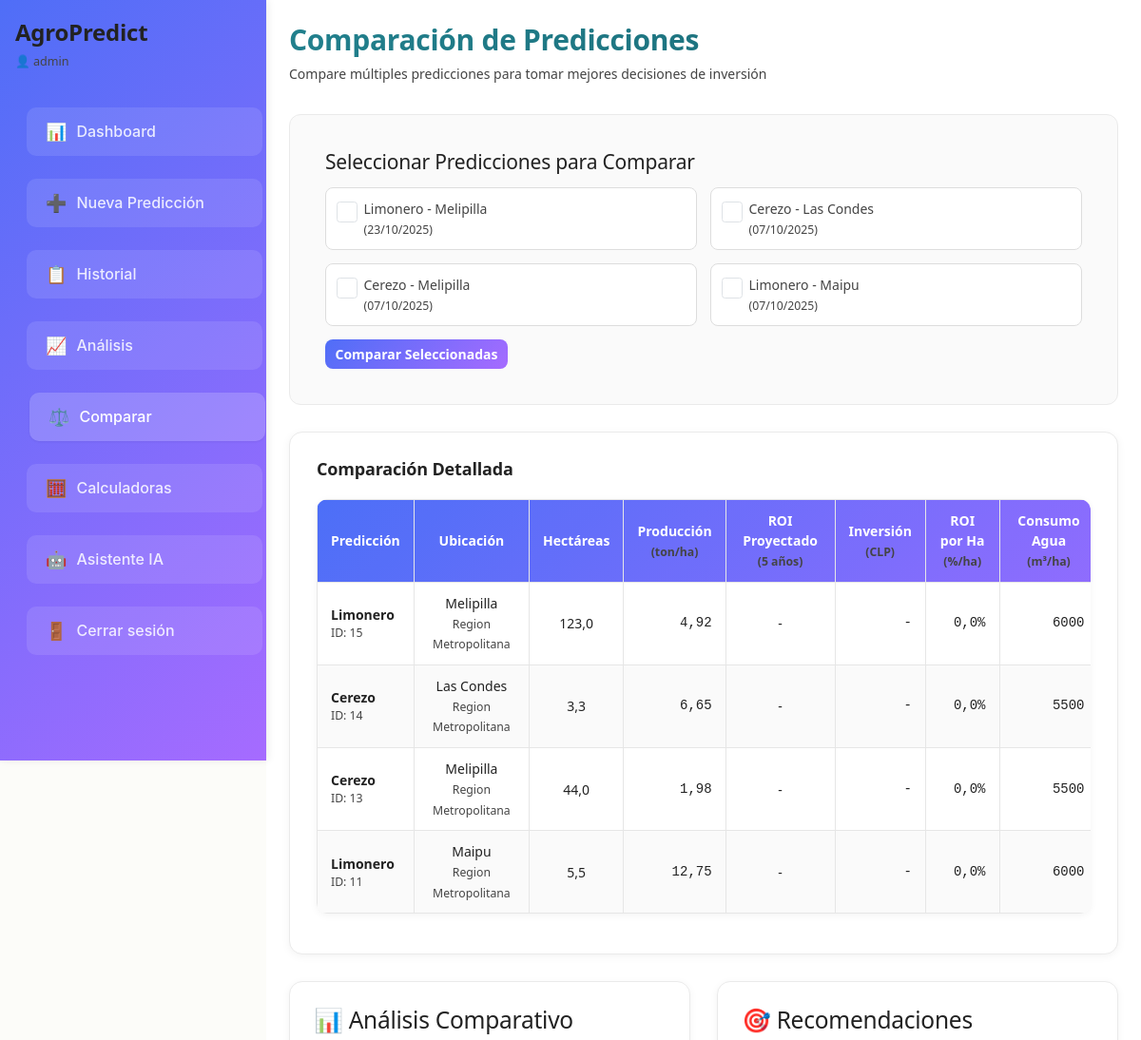
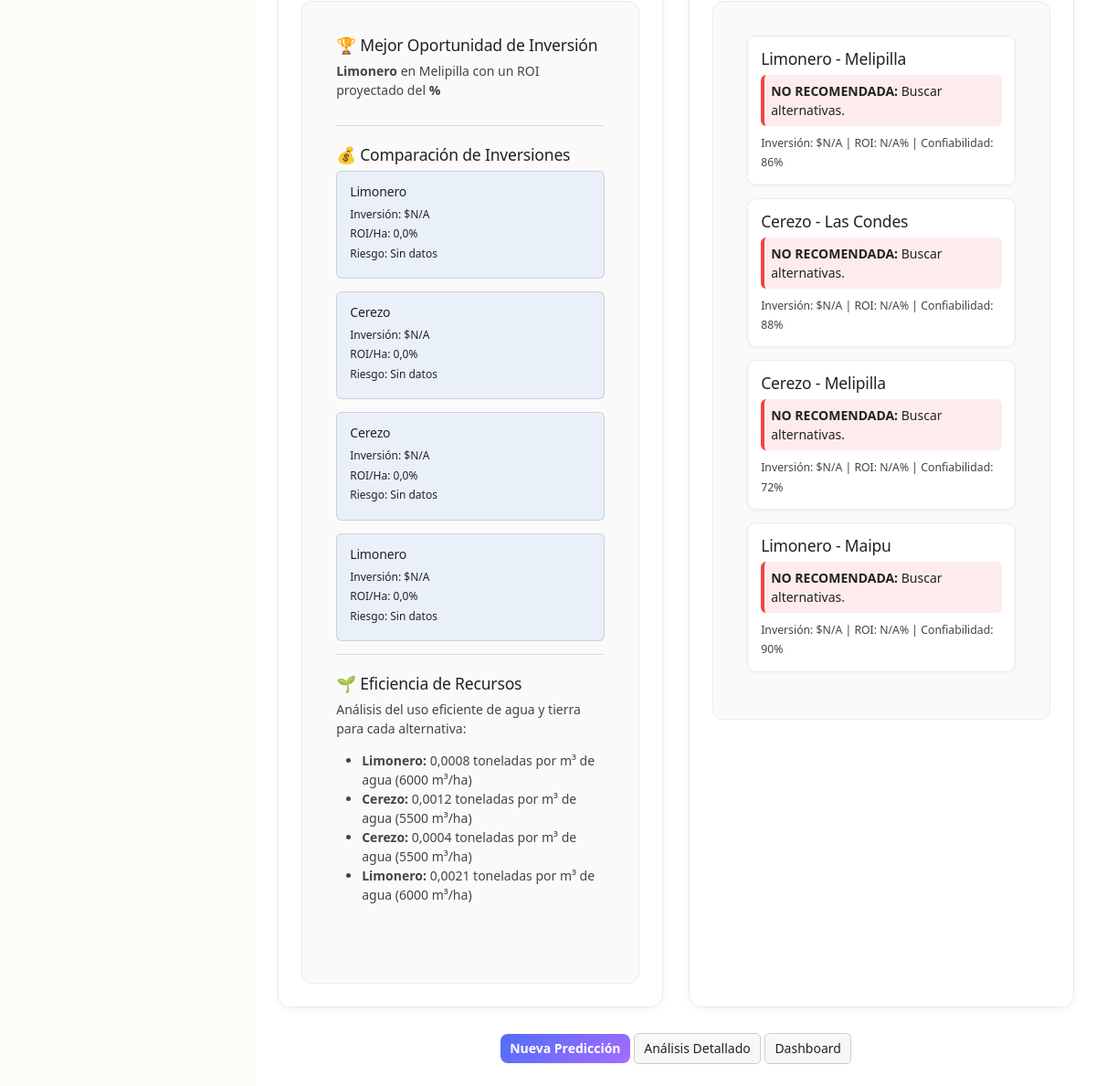
The app's page /comparacion/ (signed in), older data (2 pictures, top to bottom).
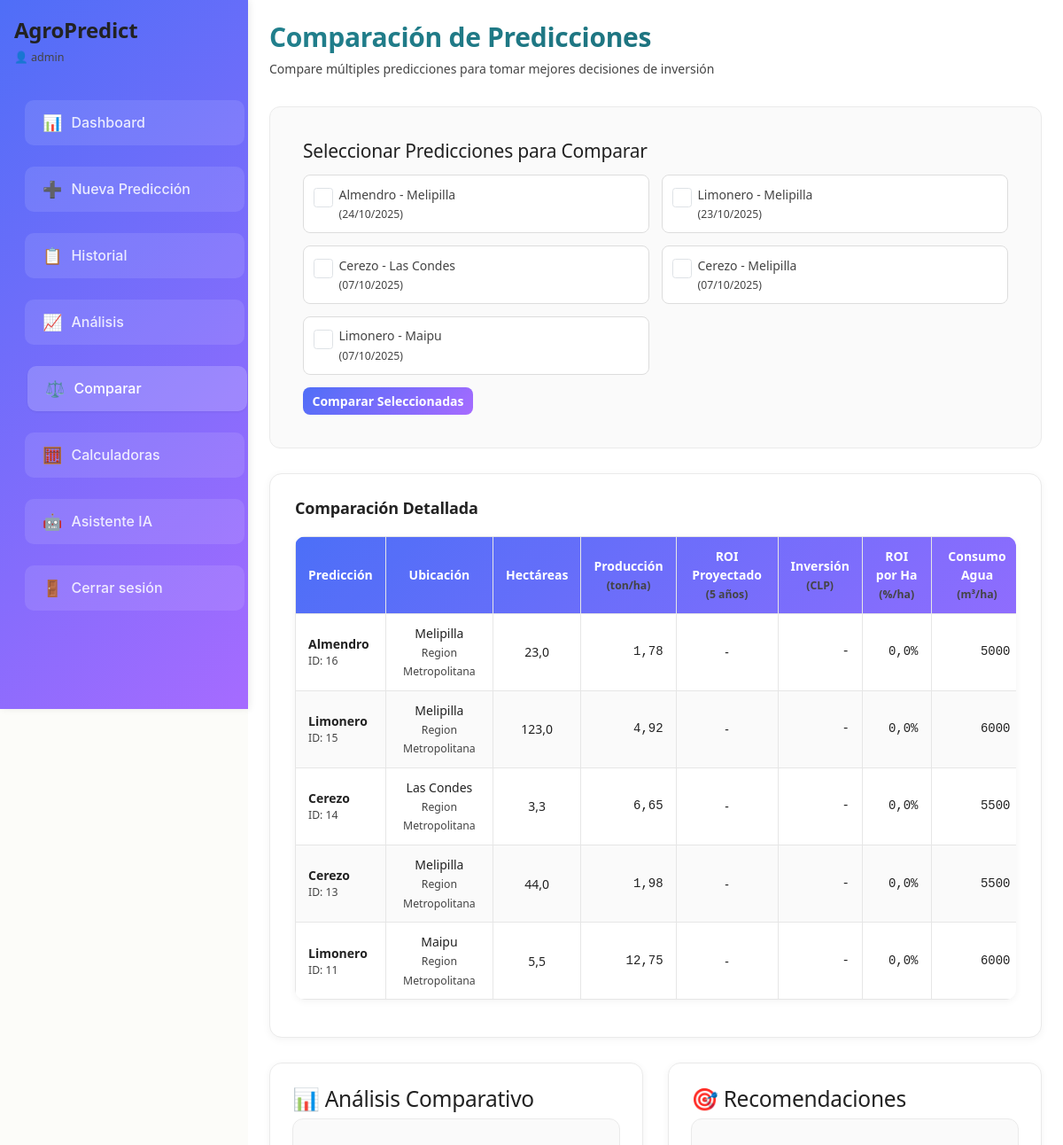
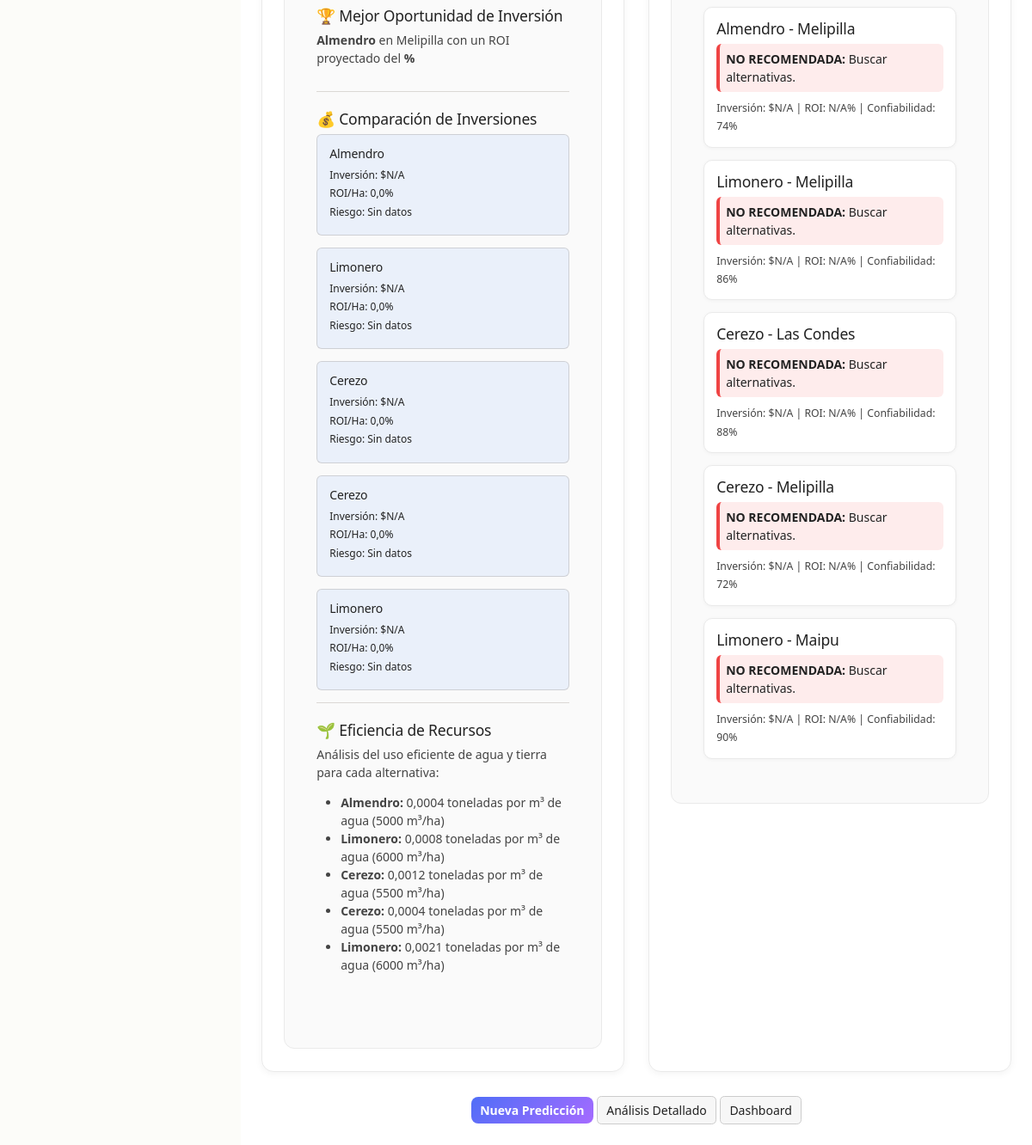
The same page, newer data (2 pictures, top to bottom).
### predicciones/models.py (models this page shows, shortened)
class Prediccion(models.Model):
    ESTADO_CHOICES = [
        ('pendiente', 'Pendiente'),
        ('procesando', 'Procesando'),
        ('completada', 'Completada'),
        ('error', 'Error'),
    ]
    usuario = models.ForeignKey(User, on_delete=models.CASCADE, related_name='predicciones')
    tipo_arbol = models.ForeignKey(TipoArbol, on_delete=models.CASCADE)
    comuna = models.ForeignKey(Comuna, on_delete=models.CASCADE)
    hectareas = models.FloatField(validators=[MinValueValidator(0.1)])
    edad_arboles = models.IntegerField(validators=[MinValueValidator(1), MaxValueValidator(100)])
    densidad_plantacion = models.IntegerField(
        help_text="Número de árboles por hectárea",
        validators=[MinValueValidator(50), MaxValueValidator(2000)]
    )
    tipo_riego = models.CharField(max_length=20, choices=[
        ('goteo', 'Goteo'),
        ('aspersion', 'Aspersión'),
        ('gravedad', 'Gravedad'),
        ('micro_aspersion', 'Microaspersión'),
    ])
    tipo_suelo = models.CharField(max_length=20, choices=[
        ('arcilloso', 'Arcilloso'),
        ('arenoso', 'Arenoso'),
        ('franco', 'Franco'),
        ('limoso', 'Limoso'),
    ])
    fertilizacion = models.CharField(max_length=20, choices=[
        ('organica', 'Orgánica'),
        ('quimica', 'Química'),
        ('mixta', 'Mixta'),
        ('ninguna', 'Ninguna'),
    ])
    produccion_total = models.FloatField(null=True, blank=True, help_text="Toneladas totales")
    produccion_por_hectarea = models.FloatField(null=True, blank=True, help_text="Toneladas por hectárea")
    confiabilidad = models.IntegerField(
        null=True, blank=True,
        validators=[MinValueValidator(0), MaxValueValidator(100)],
        help_text="Porcentaje de confiabilidad"
    )
    inversion_estimada = models.FloatField(null=True, blank=True, help_text="Inversión total estimada en CLP")
    ingresos_proyectados_5anos = models.FloatField(null=True, blank=True, help_text="Ingresos proyectados a 5 años")
    roi_proyectado = models.FloatField(null=True, blank=True, help_text="ROI proyectado a 5 años (%)")
    consumo_agua_total = models.FloatField(null=True, blank=True, help_text="Consumo total de agua en m³")
    consumo_agua_por_hectarea = models.FloatField(null=True, blank=True, help_text="Consumo de agua por hectárea en m³")
    estado = models.CharField(max_length=20, choices=ESTADO_CHOICES, default='pendiente')
    fecha_creacion = models.DateTimeField(auto_now_add=True)
    fecha_actualizacion = models.DateTimeField(auto_now=True)
    def get_rentabilidad_categoria(self):
        if not self.roi_proyectado:
            return "Sin datos"
    class Meta:
        verbose_name = "Predicción"
        verbose_name_plural = "Predicciones"
        ordering = ['-fecha_creacion']

class TipoArbol(models.Model):
    TIPO_CHOICES = [
        ('palto', 'Palto'),
        ('naranjo', 'Naranjo'),
        ('limonero', 'Limonero'),
        ('manzano', 'Manzano'),
        ('cerezo', 'Cerezo'),
        ('nogal', 'Nogal'),
        ('almendro', 'Almendro'),
        ('olivo', 'Olivo'),
        ('durazno', 'Durazno'),
        ('peral', 'Peral'),
    ]
    tipo = models.CharField(max_length=20, choices=TIPO_CHOICES, unique=True)
    nombre_cientifico = models.CharField(max_length=100, blank=True)
    rendimiento_base = models.FloatField(help_text="Toneladas por hectárea promedio")
    precio_promedio_ton = models.FloatField(
        default=0,
        help_text="Precio promedio por tonelada en CLP"
    )
    costo_plantacion_hectarea = models.FloatField(
        default=0,
        help_text="Costo de plantación por hectárea en CLP"
    )
    costo_mantenimiento_anual = models.FloatField(
        default=0,
        help_text="Costo de mantenimiento anual por hectárea en CLP"
    )
    consumo_agua_m3_ton = models.FloatField(
        default=0,
        help_text="Metros cúbicos de agua por tonelada producida"
    )
    def __str__(self):
        return self.get_tipo_display()
    class Meta:
        verbose_name = "Tipo de Árbol"
        verbose_name_plural = "Tipos de Árboles"

class Comuna(models.Model):
    nombre = models.CharField(max_length=100)
    region = models.ForeignKey(Region, on_delete=models.CASCADE, related_name='comunas')
    codigo = models.CharField(max_length=10, unique=True)
    latitud = models.FloatField(null=True, blank=True)  # NUEVO
    longitud = models.FloatField(null=True, blank=True)  # NUEVO
    class Meta:
        verbose_name = "Comuna"
        verbose_name_plural = "Comunas"

class Region(models.Model):
    nombre = models.CharField(max_length=100)
    codigo = models.CharField(max_length=10, unique=True)
    latitud = models.FloatField(null=True, blank=True)  # NUEVO
    longitud = models.FloatField(null=True, blank=True)  # NUEVO
    class Meta:
        verbose_name = "Región"
        verbose_name_plural = "Regiones"

### predicciones/views.py (the view)
# urls.py: path('comparacion/', views.comparacion_predicciones, name='comparacion_predicciones'),
@login_required
def comparacion_predicciones(request):
    prediccion_ids = request.GET.getlist('predicciones')
    if prediccion_ids:
        predicciones = Prediccion.objects.filter(
            usuario=request.user,
            id__in=prediccion_ids,
            estado='completada'
        ).select_related('tipo_arbol', 'comuna__region')
        if len(set(map(int, prediccion_ids))) != predicciones.count():
            raise Http404("Una o más predicciones no existen o no te pertenecen.")
    else:
        predicciones = Prediccion.objects.filter(
            usuario=request.user,
            estado='completada'
        ).select_related('tipo_arbol', 'comuna__region').order_by('-fecha_creacion')[:5]
    comparacion_data = []
    for p in predicciones:
        comparacion_data.append({
            'prediccion': p,
            'roi_por_hectarea': (p.roi_proyectado or 0) / p.hectareas if p.hectareas else 0,
            'inversion_por_hectarea': (p.inversion_estimada or 0) / p.hectareas if p.hectareas else 0,
            'eficiencia_agua': (p.produccion_por_hectarea or 0) / (p.consumo_agua_por_hectarea or 1) if p.consumo_agua_por_hectarea else 0,
        })
    todas_predicciones = Prediccion.objects.filter(
        usuario=request.user, estado='completada'
    ).select_related('tipo_arbol', 'comuna').order_by('-fecha_creacion')
    context = {
        'comparacion_data': comparacion_data,
        'todas_predicciones': todas_predicciones,
        'prediccion_ids_selected': prediccion_ids,
    }
    return render(request, 'predicciones/comparacion_predicciones.html', context)

### templates/predicciones/comparacion_predicciones.html (shortened to what the changed rows need)
{% extends 'base.html' %}
{% load static %}
{% block content %}
<div class="page-header">
    <h2>Comparación de Predicciones</h2>
</div>
<div class="card" style="margin-bottom: 2rem;">
    <div class="card__body">
        <form method="get" style="margin-top: 1rem;">
            <div style="display: grid; grid-template-columns: repeat(auto-fill, minmax(300px, 1fr)); gap: 1rem; margin-bottom: 1rem;">
                {% for prediccion in todas_predicciones %}
                    <label class="checkbox-item">
                        <input type="checkbox" name="predicciones" value="{{ prediccion.id }}"
                               class="form-check-input">
                        <span class="checkbox-label">
                            {{ prediccion.tipo_arbol }} - {{ prediccion.comuna.nombre }}
                            <small>({{ prediccion.fecha_creacion|date:"d/m/Y" }})</small>
                        </span>
                    </label>
                {% endfor %}
            </div>
        </form>
    </div>
</div>
{% if comparacion_data %}
<div class="chart-section">
    <div class="comparison-table-container">
        <table class="comparison-table">
            <thead>
                <tr>
                    <th>Predicción</th>
                    <th>Ubicación</th>
                    <th>Hectáreas</th>
                    <th>Producción<br><small>(ton/ha)</small></th>
                    <th>ROI Proyectado<br><small>(5 años)</small></th>
                    <th>Inversión<br><small>(CLP)</small></th>
                    <th>ROI por Ha<br><small>(%/ha)</small></th>
                    <th>Consumo Agua<br><small>(m³/ha)</small></th>
                </tr>
            </thead>
            <tbody>
                {% for data in comparacion_data %}
                <tr>
                    <td class="prediccion-cell">
                        <strong>{{ data.prediccion.tipo_arbol }}</strong>
                        <small>ID: {{ data.prediccion.id }}</small>
                    </td>
                    <td>{{ data.prediccion.comuna.nombre }}<br><small>{{ data.prediccion.comuna.region.nombre }}</small></td>
                    <td>{{ data.prediccion.hectareas|floatformat:1 }}</td>
                    <td class="number-cell">{{ data.prediccion.produccion_por_hectarea|floatformat:2 }}</td>
                    <td class="roi-cell">
                        {% if data.prediccion.roi_proyectado %}
                            <span class="roi-value {% if data.prediccion.roi_proyectado >= 30 %}high-roi{% elif data.prediccion.roi_proyectado >= 15 %}medium-roi{% else %}low-roi{% endif %}">
                                {{ data.prediccion.roi_proyectado|floatformat:1 }}%
                            </span>
                        {% else %}
                            -
                        {% endif %}
                    </td>
                    <td class="number-cell">
                        {% if data.prediccion.inversion_estimada %}
                            ${{ data.prediccion.inversion_estimada|floatformat:0 }}
                        {% else %}
                            -
                        {% endif %}
                    </td>
                    <td class="number-cell">{{ data.roi_por_hectarea|floatformat:1 }}%</td>
                    <td class="number-cell">{{ data.prediccion.consumo_agua_por_hectarea|floatformat:0|default:"-" }}</td>
                </tr>
                {% endfor %}
            </tbody>
        </table>
    </div>
</div>
<div class="prediction-layout">
    <div class="form-section">
        <div class="card">
            <div class="card__body">
                {% with mejor_roi=comparacion_data|first %}
                    <div class="analysis-section">
                        <h5>🏆 Mejor Oportunidad de Inversión</h5>
                        <p><strong>{{ mejor_roi.prediccion.tipo_arbol }}</strong> en {{ mejor_roi.prediccion.comuna.nombre }}
                           con un ROI proyectado del <strong>{{ mejor_roi.prediccion.roi_proyectado|floatformat:1 }}%</strong></p>
                    </div>
                {% endwith %}
                <div class="analysis-section">
                    <div style="display: grid; grid-template-columns: repeat(auto-fit, minmax(200px, 1fr)); gap: 1rem;">
                        {% for data in comparacion_data %}
                            <div class="investment-summary">
                                <h6>{{ data.prediccion.tipo_arbol }}</h6>
                                <div class="investment-metrics">
                                    <div>Inversión: ${{ data.prediccion.inversion_estimada|floatformat:0|default:"N/A" }}</div>
                                    <div>ROI/Ha: {{ data.roi_por_hectarea|floatformat:1 }}%</div>
                                    <div>Riesgo: {{ data.prediccion.get_rentabilidad_categoria }}</div>
                                </div>
                            </div>
                        {% endfor %}
                    </div>
                </div>
                <div class="analysis-section">
                    <ul>
                        {% for data in comparacion_data %}
                            <li><strong>{{ data.prediccion.tipo_arbol }}:</strong>
                                {{ data.eficiencia_agua|floatformat:4 }} toneladas por m³ de agua
                                ({{ data.prediccion.consumo_agua_por_hectarea|floatformat:0 }} m³/ha)</li>
                        {% endfor %}
                    </ul>
                </div>
            </div>
        </div>
    </div>
    <div class="form-section">
        <div class="card">
            <div class="card__body">
                <div class="recommendations">
                    {% for data in comparacion_data %}
                        <div class="recommendation-item">
                            <h5>{{ data.prediccion.tipo_arbol }} - {{ data.prediccion.comuna.nombre }}</h5>
                            {% if data.prediccion.roi_proyectado >= 30 %}
                                <div class="recommendation excellent">
                                    <strong>EXCELENTE:</strong> Alta rentabilidad, proceder con inversión.
                                </div>
                            {% elif data.prediccion.roi_proyectado >= 15 %}
                                <div class="recommendation good">
                                    <strong>BUENA:</strong> Rentabilidad atractiva, evaluar riesgos.
                                </div>
                            {% elif data.prediccion.roi_proyectado >= 0 %}
                                <div class="recommendation moderate">
                                    <strong>MODERADA:</strong> Considerar optimizaciones.
                                </div>
                            {% else %}
                                <div class="recommendation poor">
                                    <strong>NO RECOMENDADA:</strong> Buscar alternativas.
                                </div>
                            {% endif %}
                            <div class="recommendation-details">
                                <small>
                                    Inversión: ${{ data.prediccion.inversion_estimada|floatformat:0|default:"N/A" }} |
                                    ROI: {{ data.prediccion.roi_proyectado|floatformat:1|default:"N/A" }}% |
                                    Confiabilidad: {{ data.prediccion.confiabilidad }}%
                                </small>
                            </div>
                        </div>
                    {% endfor %}
                </div>
            </div>
        </div>
    </div>
</div>
{% endif %}
{% endblock %}

Row changes from the older to the newer data that the page shows:
added Prediccion: tipo_arbol "Almendro", comuna.nombre "Melipilla", fecha_creacion "24/10/2025", prediccion.tipo_arbol "Almendro", prediccion.id "16", prediccion.comuna.nombre "Melipilla", prediccion.comuna.region.nombre "Region Metropolitana", prediccion.hectareas "23,0", prediccion.produccion_por_hectarea "1,78", roi_por_hectarea "0,0", prediccion.consumo_agua_por_hectarea "5000", prediccion.inversion_estimada "N/A", prediccion.get_rentabilidad_categoria "Sin datos", eficiencia_agua "0,0004", shows "NO RECOMENDADA:", prediccion.roi_proyectado "N/A", prediccion.confiabilidad "74"
Text that changed along with them:
{{ mejor_roi.prediccion.tipo_arbol }}: "Limonero" → "Almendro"
